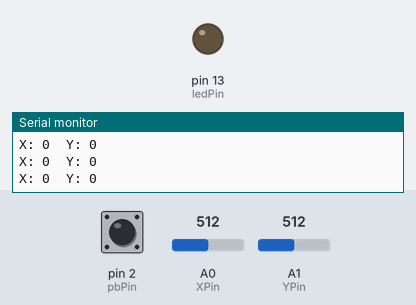
Bench run of a sketch on a simulated Arduino Uno, built with avr-gcc and run on an emulated ATmega328P. On the bench: output pins drawn as LEDs (lit = HIGH), the last lines printed to the serial monitor. Inputs (shaded band) come from the test bench; at power-on: pin 2 (pbPin) HIGH, A0 (XPin) = 512, A1 (YPin) = 512.

Above: at 1.7 s.
1.8 s: pin 2 (pbPin) pulled LOW for 0.15 s
At 2.9 s:
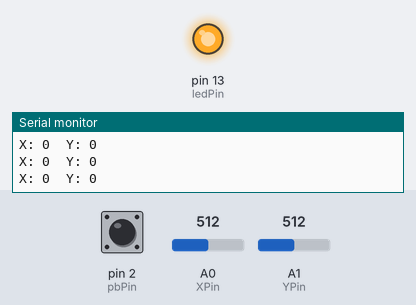
3.4 s: pin 2 (pbPin) pulled LOW for 3.2 s
At 4.5 s:
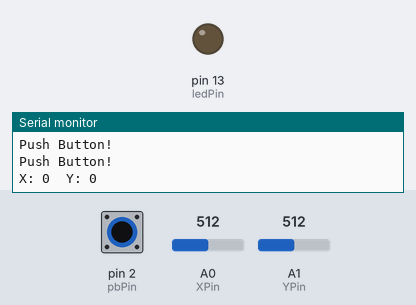
8.1 s: pin 2 (pbPin) pulled LOW for 1 s
At 8.9 s:
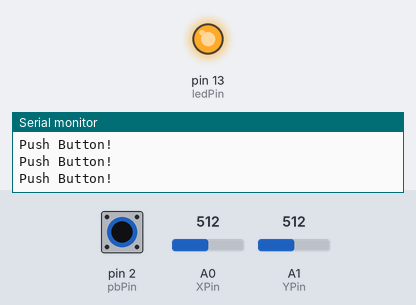
Timing chart, 0 to 11.1 s (numbered marks = the images above; inputs shaded):
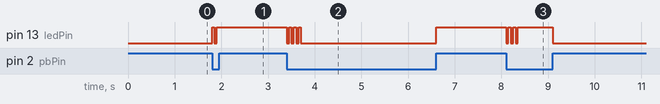

The sketch:

AnalogJoystickWithButton.ino
```cpp
#include "joystick.h"

JoyStick *js;

const int XPin   = A0,
          YPin   = A1,
          pbPin  = 2,
          ledPin = 13,
          changeDelta = 50,   // millisecs
          displayDelta = 200; // millisecs

volatile boolean flag = false;

void pbISR(){
  flag = true;
}

void allocateJS(){
  js = new JoyStick(XPin, YPin,pbPin, pbISR);
  if (!js){
    Serial.println("Joystick allocation failed...");
    while(1);
  }
}

void setup(){
  pinMode(ledPin, OUTPUT);
  Serial.begin(115200);
  allocateJS();
  Serial.println("\nStarting up...");
}

void testFlag(){
  static unsigned long lastChangeTime = 0;
  noInterrupts();
  if (flag){
    if( millis()-lastChangeTime > changeDelta){
      digitalWrite(ledPin,!digitalRead(ledPin));
      lastChangeTime = millis();
      Serial.println("\nPush Button!\n");
    }
    flag = false;
  }
  interrupts();
}

void loop() {
  static unsigned long lastDisplayTime = 0;
  testFlag();
  if (millis()-lastDisplayTime < displayDelta){
    return;
  }
  lastDisplayTime = millis();
  String line = String("X: ")
              + String(js->readX())
              + String("  Y: ")
              + String(js->readY());
  Serial.println(line);
}
```

joystick.cpp
```cpp
#include "joystick.h"

void JoyStick::calibrateXY(){
  long xSum = 0,
       ySum = 0;
  for(int i=0;i< 100; i++){
    xSum += analogRead(XPin);
    ySum += analogRead(YPin);
    delay(5);
  }
  X0 = round(xSum/100.0);
  Y0 = round(ySum/100.0);
}

JoyStick::JoyStick(int xp,int yp, int pbp, void (*pbISR)()) : XPin(xp),
                                                              YPin(yp),
                                                              pbPin(pbp),
                                                              interruptHandler(pbISR){
  pinMode(pbPin,INPUT_PULLUP);
  attachInterrupt(digitalPinToInterrupt(pbPin), interruptHandler, LOW);
  calibrateXY();
}

int JoyStick::read(boolean isX) const{
  int pin = XPin,
      V0 = X0;
  if (!isX){
    pin = YPin;
    V0 = Y0;
  }
  int v = analogRead(pin);
  if (abs(v - V0) < pinExpo){
    return 0;
  }
  return v > V0 ? map(v,V0,maxAnalog,0,maxOutput) : map(v,minAnalog,V0,minOutput,0);
}

int JoyStick::readX() const{
  return read(true);
}

int JoyStick::readY() const{
  return read(false);
}
```

joystick.h
```cpp
#ifndef JOYSTICK_H
#define JOYSTICK_H

#include <Arduino.h>

class JoyStick{
  protected:
    const int XPin,
              YPin,
              pbPin,   // must be a pin capable of generating interrupts!!!
              maxAnalog = 1023,
              minAnalog = 0,
              maxOutput = 100,
              minOutput = -100,
              pinExpo = 5;

    void (*interruptHandler)();  // a pointer to the function that will be called when the pushbutton goes LOW

    int X0   = 0,
        Y0   = 0;

    void calibrateXY();
    int read(boolean isX) const;
  public:
    JoyStick(int xp,int yp, int pbp, void (*pbISR)());  // last arg is a pointer to the interrupt handler
    int readX() const;
    int readY() const;

};

#endif
```

Measured:
- after the input at 1.8 s, pin 13 (ledPin): LOW → HIGH at once, → LOW 0.05 s later, → HIGH 0.05 s later
- after the input at 3.4 s, pin 13 (ledPin): goes 3 × (LOW 0.05 s, HIGH 0.05 s), LOW 2.9 s, then HIGH, starting at once
- after the input at 8.1 s, pin 13 (ledPin): HIGH → LOW at once, then repeats every 0.10 s: HIGH 0.05 s, LOW 0.05 s
